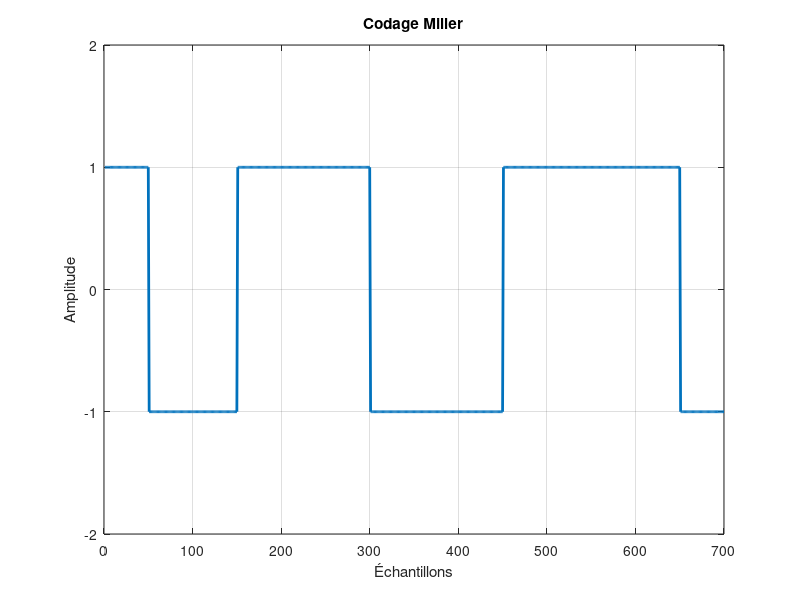

MATLAB code to generate this figure:
close all;
clear;
clc;

h = [1 1 0 0 1 0 1 ];

est_initial = 1;

miller_signal = [];

con = est_initial;

for n = 1:length(h)
    if h(n) == 1
        miller_signal = [miller_signal, con * ones(1, 50), -con * ones(1, 50)];
        con = con * -1;
    else
       if  h(n-1) == 1
        miller_signal = [miller_signal, con * ones(1, 100)];

       else 
           con = con * -1;
          miller_signal = [miller_signal, con * ones(1, 100)];
        
       end
    end
end

figure;
plot(miller_signal, 'LineWidth', 2);
title('Codage Miller');
xlabel('Échantillons');
ylabel('Amplitude');
grid on;

ylim([-2, 2]);